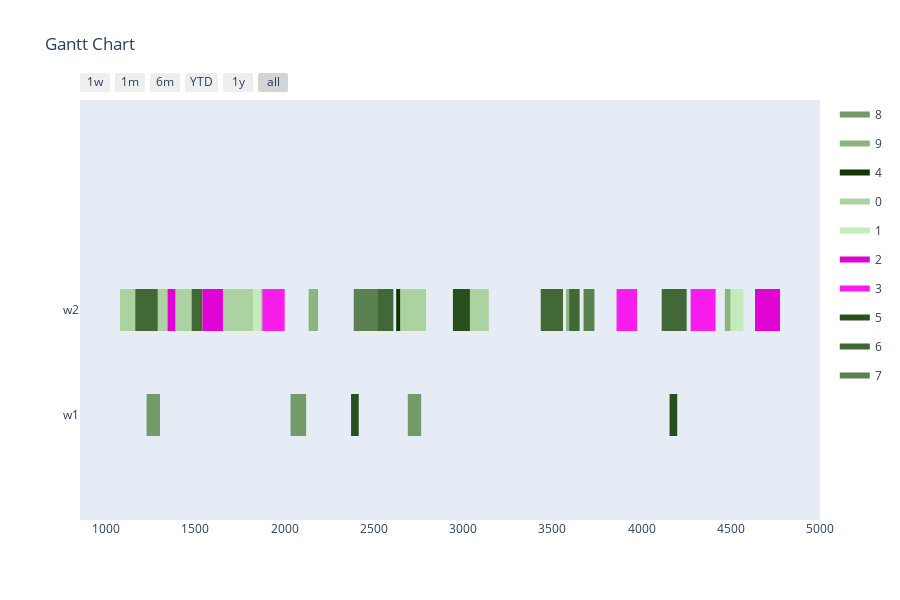

The code cell stored with this chart in its notebook:
### Markdown cell above
Config 4 - Randomized Mutation with "open" Planning Horizon

### Code cell
optimizer = BaseGA(env)
optimizer.configure('tardiness', 'twopointcrossover', 'roulettewheel', 'randomize')
last_time_slot = 0
for order in orders:
    if order[1] > last_time_slot:
        last_time_slot = order[1]
# all parameters after offspring_amount are optional (in this case -> verbose=True)
result, best_fitness_history, average_fitness_history, best_generation_history, feasible_gen = optimizer.optimize(orders, max_generations, earliest_time_slot, last_time_slot, population_size, offspring_amount, verbose=True)
workstation_assignments = reformat_result(result, orders, env)
visualize(workstation_assignments, best_fitness_history, average_fitness_history, best_generation_history, feasible_gen)

### Figure 1 — Plotly figure (JSON) as saved in the notebook; plotly's stock layout.template omitted (floating-point values rounded to 4 significant figures)
{"data": [{"fill": "toself", "fillcolor": "rgb(117, 154, 106)", "hoverinfo": "name", "legendgroup": "rgb(117, 154, 106)", "mode": "none", "name": "8", "type": "scatter", "x": [1476, 1559, 1559, 1476, 1476, 2033, 2120, 2120, 2033, 2033, 1226, 1301, 1301, 1226, 1226, 836, 911, 911, 836, 836, 2690, 2765, 2765, 2690, 2690, 398, 485, 485, 398], "y": [0.8, 0.8, 1.2, 1.2, null, -0.2, -0.2, 0.2, 0.2, null, -0.2, -0.2, 0.2, 0.2, null, -0.2, -0.2, 0.2, 0.2, null, -0.2, -0.2, 0.2, 0.2, null, -0.2, -0.2, 0.2, 0.2]}, {"fill": "toself", "fillcolor": "rgb(142, 179, 131)", "hoverinfo": "name", "legendgroup": "rgb(142, 179, 131)", "mode": "none", "name": "9", "type": "scatter", "x": [2134, 2187, 2187, 2134, 2134, 4467, 4520, 4520, 4467, 4467, 3577, 3621, 3621, 3577, 3577, 475, 528, 528, 475], "y": [0.8, 0.8, 1.2, 1.2, null, 0.8, 0.8, 1.2, 1.2, null, 0.8, 0.8, 1.2, 1.2, null, 0.8, 0.8, 1.2, 1.2]}, {"fill": "toself", "fillcolor": "rgb(17, 54, 6)", "hoverinfo": "name", "legendgroup": "rgb(17, 54, 6)", "mode": "none", "name": "4", "type": "scatter", "x": [1436, 1499, 1499, 1436, 1436, 676, 720, 720, 676, 676, 2625, 2669, 2669, 2625, 2625, 1444, 1517, 1517, 1444], "y": [0.8, 0.8, 1.2, 1.2, null, 0.8, 0.8, 1.2, 1.2, null, 0.8, 0.8, 1.2, 1.2, null, 0.8, 0.8, 1.2, 1.2]}, {"fill": "toself", "fillcolor": "rgb(173, 210, 162)", "hoverinfo": "name", "legendgroup": "rgb(173, 210, 162)", "mode": "none", "name": "0", "type": "scatter", "x": [2647, 2787, 2787, 2647, 2647, 352, 395, 395, 352, 352, 836, 897, 897, 836, 836, 942, 1077, 1077, 942, 942, 3004, 3144, 3144, 3004, 3004, 398, 523, 523, 398, 398, 2657, 2792, 2792, 2657], "y": [0.8, 0.8, 1.2, 1.2, null, 0.8, 0.8, 1.2, 1.2, null, 0.8, 0.8, 1.2, 1.2, null, 0.8, 0.8, 1.2, 1.2, null, 0.8, 0.8, 1.2, 1.2, null, 0.8, 0.8, 1.2, 1.2, null, 0.8, 0.8, 1.2, 1.2]}, {"fill": "toself", "fillcolor": "rgb(198, 235, 187)", "hoverinfo": "name", "legendgroup": "rgb(198, 235, 187)", "mode": "none", "name": "1", "type": "scatter", "x": [4498, 4571, 4571, 4498, 4498, 1946, 1990, 1990, 1946, 1946, 1822, 1866, 1866, 1822, 1822, 2493, 2566, 2566, 2493], "y": [0.8, 0.8, 1.2, 1.2, null, 0.8, 0.8, 1.2, 1.2, null, 0.8, 0.8, 1.2, 1.2, null, 0.8, 0.8, 1.2, 1.2]}, {"fill": "toself", "fillcolor": "rgb(223, 4, 212)", "hoverinfo": "name", "legendgroup": "rgb(223, 4, 212)", "mode": "none", "name": "2", "type": "scatter", "x": [345, 485, 485, 345, 345, 4636, 4776, 4776, 4636, 4636, 1344, 1387, 1387, 1344, 1344, 640, 683, 683, 640, 640, 801, 916, 916, 801, 801, 1539, 1654, 1654, 1539, 1539, 674, 809, 809, 674], "y": [0.8, 0.8, 1.2, 1.2, null, 0.8, 0.8, 1.2, 1.2, null, 0.8, 0.8, 1.2, 1.2, null, 0.8, 0.8, 1.2, 1.2, null, 0.8, 0.8, 1.2, 1.2, null, 0.8, 0.8, 1.2, 1.2, null, 0.8, 0.8, 1.2, 1.2]}, {"fill": "toself", "fillcolor": "rgb(248, 29, 237)", "hoverinfo": "name", "legendgroup": "rgb(248, 29, 237)", "mode": "none", "name": "3", "type": "scatter", "x": [4275, 4415, 4415, 4275, 4275, 213, 328, 328, 213, 213, 1875, 2000, 2000, 1875, 1875, 202, 263, 263, 202, 202, 523, 581, 581, 523, 523, 3860, 3975, 3975, 3860, 3860, 341, 399, 399, 341], "y": [0.8, 0.8, 1.2, 1.2, null, 0.8, 0.8, 1.2, 1.2, null, 0.8, 0.8, 1.2, 1.2, null, 0.8, 0.8, 1.2, 1.2, null, 0.8, 0.8, 1.2, 1.2, null, 0.8, 0.8, 1.2, 1.2, null, 0.8, 0.8, 1.2, 1.2]}, {"fill": "toself", "fillcolor": "rgb(42, 79, 31)", "hoverinfo": "name", "legendgroup": "rgb(42, 79, 31)", "mode": "none", "name": "5", "type": "scatter", "x": [306, 389, 389, 306, 306, 2943, 3038, 3038, 2943, 2943, 4157, 4200, 4200, 4157, 4157, 2372, 2415, 2415, 2372, 2372, 337, 412, 412, 337, 337, 322, 397, 397, 322], "y": [0.8, 0.8, 1.2, 1.2, null, 0.8, 0.8, 1.2, 1.2, null, -0.2, -0.2, 0.2, 0.2, null, -0.2, -0.2, 0.2, 0.2, null, -0.2, -0.2, 0.2, 0.2, null, -0.2, -0.2, 0.2, 0.2]}, {"fill": "toself", "fillcolor": "rgb(67, 104, 56)", "hoverinfo": "name", "legendgroup": "rgb(67, 104, 56)", "mode": "none", "name": "6", "type": "scatter", "x": [3595, 3653, 3653, 3595, 3595, 3435, 3560, 3560, 3435, 3435, 1163, 1288, 1288, 1163, 1163, 2494, 2609, 2609, 2494, 2494, 718, 761, 761, 718, 718, 1479, 1537, 1537, 1479, 1479, 4113, 4253, 4253, 4113], "y": [0.8, 0.8, 1.2, 1.2, null, 0.8, 0.8, 1.2, 1.2, null, 0.8, 0.8, 1.2, 1.2, null, 0.8, 0.8, 1.2, 1.2, null, 0.8, 0.8, 1.2, 1.2, null, 0.8, 0.8, 1.2, 1.2, null, 0.8, 0.8, 1.2, 1.2]}, {"fill": "toself", "fillcolor": "rgb(92, 129, 81)", "hoverinfo": "name", "legendgroup": "rgb(92, 129, 81)", "mode": "none", "name": "7", "type": "scatter", "x": [571, 632, 632, 571, 571, 790, 848, 848, 790, 790, 2387, 2522, 2522, 2387, 2387, 927, 985, 985, 927, 927, 599, 734, 734, 599, 599, 3675, 3736, 3736, 3675, 3675, 448, 563, 563, 448], "y": [0.8, 0.8, 1.2, 1.2, null, 0.8, 0.8, 1.2, 1.2, null, 0.8, 0.8, 1.2, 1.2, null, 0.8, 0.8, 1.2, 1.2, null, 0.8, 0.8, 1.2, 1.2, null, 0.8, 0.8, 1.2, 1.2, null, 0.8, 0.8, 1.2, 1.2]}, {"legendgroup": "rgb(117, 154, 106)", "marker": {"color": "rgb(117, 154, 106)", "opacity": 0, "size": 1}, "mode": "markers", "name": "", "showlegend": false, "text": [null, null, null, null, null, null, null, null, null, null, null, null], "type": "scatter", "x": [1476, 1559, 2033, 2120, 1226, 1301, 836, 911, 2690, 2765, 398, 485], "y": [1, 1, 0, 0, 0, 0, 0, 0, 0, 0, 0, 0]}, {"legendgroup": "rgb(142, 179, 131)", "marker": {"color": "rgb(142, 179, 131)", "opacity": 0, "size": 1}, "mode": "markers", "name": "", "showlegend": false, "text": [null, null, null, null, null, null, null, null], "type": "scatter", "x": [2134, 2187, 4467, 4520, 3577, 3621, 475, 528], "y": [1, 1, 1, 1, 1, 1, 1, 1]}, {"legendgroup": "rgb(17, 54, 6)", "marker": {"color": "rgb(17, 54, 6)", "opacity": 0, "size": 1}, "mode": "markers", "name": "", "showlegend": false, "text": [null, null, null, null, null, null, null, null], "type": "scatter", "x": [1436, 1499, 676, 720, 2625, 2669, 1444, 1517], "y": [1, 1, 1, 1, 1, 1, 1, 1]}, {"legendgroup": "rgb(173, 210, 162)", "marker": {"color": "rgb(173, 210, 162)", "opacity": 0, "size": 1}, "mode": "markers", "name": "", "showlegend": false, "text": [null, null, null, null, null, null, null, null, null, null, null, null, null, null], "type": "scatter", "x": [2647, 2787, 352, 395, 836, 897, 942, 1077, 3004, 3144, 398, 523, 2657, 2792], "y": [1, 1, 1, 1, 1, 1, 1, 1, 1, 1, 1, 1, 1, 1]}, {"legendgroup": "rgb(198, 235, 187)", "marker": {"color": "rgb(198, 235, 187)", "opacity": 0, "size": 1}, "mode": "markers", "name": "", "showlegend": false, "text": [null, null, null, null, null, null, null, null], "type": "scatter", "x": [4498, 4571, 1946, 1990, 1822, 1866, 2493, 2566], "y": [1, 1, 1, 1, 1, 1, 1, 1]}, {"legendgroup": "rgb(223, 4, 212)", "marker": {"color": "rgb(223, 4, 212)", "opacity": 0, "size": 1}, "mode": "markers", "name": "", "showlegend": false, "text": [null, null, null, null, null, null, null, null, null, null, null, null, null, null], "type": "scatter", "x": [345, 485, 4636, 4776, 1344, 1387, 640, 683, 801, 916, 1539, 1654, 674, 809], "y": [1, 1, 1, 1, 1, 1, 1, 1, 1, 1, 1, 1, 1, 1]}, {"legendgroup": "rgb(248, 29, 237)", "marker": {"color": "rgb(248, 29, 237)", "opacity": 0, "size": 1}, "mode": "markers", "name": "", "showlegend": false, "text": [null, null, null, null, null, null, null, null, null, null, null, null, null, null], "type": "scatter", "x": [4275, 4415, 213, 328, 1875, 2000, 202, 263, 523, 581, 3860, 3975, 341, 399], "y": [1, 1, 1, 1, 1, 1, 1, 1, 1, 1, 1, 1, 1, 1]}, {"legendgroup": "rgb(42, 79, 31)", "marker": {"color": "rgb(42, 79, 31)", "opacity": 0, "size": 1}, "mode": "markers", "name": "", "showlegend": false, "text": [null, null, null, null, null, null, null, null, null, null, null, null], "type": "scatter", "x": [306, 389, 2943, 3038, 4157, 4200, 2372, 2415, 337, 412, 322, 397], "y": [1, 1, 1, 1, 0, 0, 0, 0, 0, 0, 0, 0]}, {"legendgroup": "rgb(67, 104, 56)", "marker": {"color": "rgb(67, 104, 56)", "opacity": 0, "size": 1}, "mode": "markers", "name": "", "showlegend": false, "text": [null, null, null, null, null, null, null, null, null, null, null, null, null, null], "type": "scatter", "x": [3595, 3653, 3435, 3560, 1163, 1288, 2494, 2609, 718, 761, 1479, 1537, 4113, 4253], "y": [1, 1, 1, 1, 1, 1, 1, 1, 1, 1, 1, 1, 1, 1]}, {"legendgroup": "rgb(92, 129, 81)", "marker": {"color": "rgb(92, 129, 81)", "opacity": 0, "size": 1}, "mode": "markers", "name": "", "showlegend": false, "text": [null, null, null, null, null, null, null, null, null, null, null, null, null, null], "type": "scatter", "x": [571, 632, 790, 848, 2387, 2522, 927, 985, 599, 734, 3675, 3736, 448, 563], "y": [1, 1, 1, 1, 1, 1, 1, 1, 1, 1, 1, 1, 1, 1]}], "layout": {"height": 600, "hovermode": "closest", "showlegend": true, "title": {"text": "Gantt Chart"}, "xaxis": {"rangeselector": {"buttons": [{"count": 7, "label": "1w", "step": "day", "stepmode": "backward"}, {"count": 1, "label": "1m", "step": "month", "stepmode": "backward"}, {"count": 6, "label": "6m", "step": "month", "stepmode": "backward"}, {"count": 1, "label": "YTD", "step": "year", "stepmode": "todate"}, {"count": 1, "label": "1y", "step": "year", "stepmode": "backward"}, {"step": "all"}]}, "showgrid": false, "type": "date", "zeroline": false}, "yaxis": {"autorange": false, "range": [-1, 3], "showgrid": false, "ticktext": ["w1", "w2"], "tickvals": [0, 1], "zeroline": false}}}
